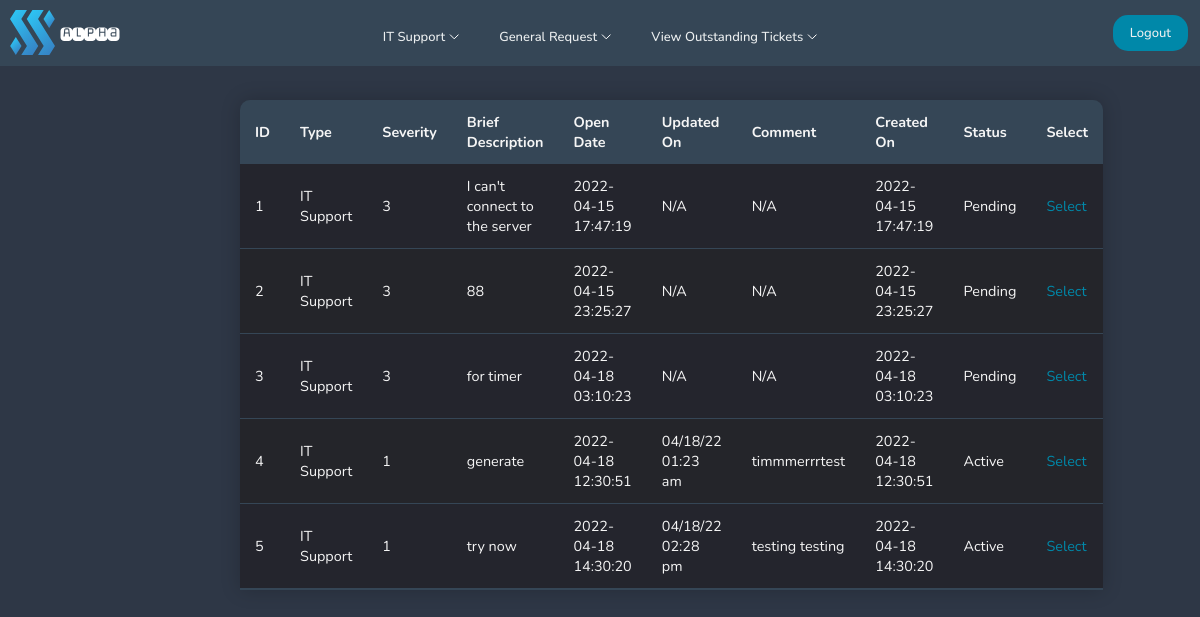
/pages/user-view-it-ticket.php (signed in), run on an earlier commit of the app's database.
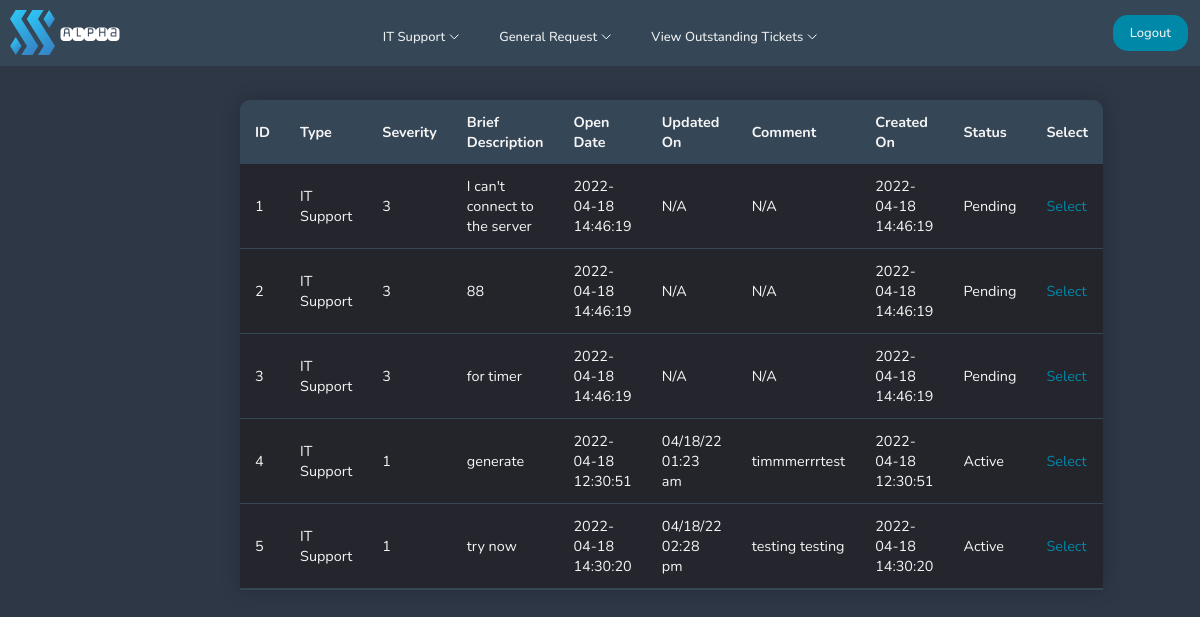
And on a later commit of the database.
### tables this page shows
CREATE TABLE "itticket" (
	"id"	INTEGER,
	"user"	INTEGER,
	"type"	TEXT,
	"severity"	TEXT,
	"brief"	INTEGER,
	"full"	TEXT,
	"createdon"	TEXT,
	"status"	TEXT,
	"comment"	TEXT,
	"updatedon"	TEXT,
	PRIMARY KEY("id"),
	FOREIGN KEY("severity") REFERENCES "itsupportservices"("id")
);

### pages/user-view-it-ticket.php (the view, shortened to what this page needs)
<!DOCTYPE html>
<html lang="en">
<head>
    <?php include'../navigation/userdashnavbar.php';
    require ('../config/dbcon.php'); ?>
    <link rel="stylesheet" href="../navigation/userdashnavbar.css">
    <link rel="stylesheet" href="../css/admintickettable.css">
    <link rel="stylesheet" href="../css/user-select-button.css">
</head>
<body bgcolor="#2E3746">
    <?php
    $user = $_SESSION['id'];
    $query = "SELECT * FROM itticket where user = $user";
    $statement = $conn->prepare($query);
    $statement->execute();
    $statement->setFetchMode(PDO::FETCH_OBJ);
    $result = $statement->fetchAll();
    ?>
    <table class="ticket-table">
        <thead>
        <tr>
            <th>ID</th>
            <th>Type</th>
            <th>Severity</th>
            <th>Brief Description</th>
            <th>Open Date</th>
            <th>Updated On</th>
            <th>Comment</th>
            <th>Created On</th>
            <th>Status</th>
            <th>Select</th>
        </tr>
        </thead>
        <?php foreach($result as $data) { ?>
            <tr>
                <td><?= $data->id; ?> </td>
                <td><?= $data->type; ?> </td>
                <td><?= $data->severity; ?> </td>
                <td><?= $data->brief; ?> </td>
                <td><?= $data->createdon ?> </td>
                <td><?= $data->updatedon; ?> </td>
                <td><?= $data->comment; ?> </td>
                <td><?= $data->createdon; ?> </td>
                <td><?= $data->status; ?> </td>
                <td>
                    <a style="text-decoration: none;" href="../pages/user-select-it-ticket.php?id=<?= $data->id; ?>" class="selectbutton">Select</a>
                </td>
            </tr>
            <?php
        }
        ?>
    </table>
</body>
</html>

### navigation/userdashnavbar.php (shortened to what this page needs)
<!DOCTYPE html>
    <head>
        <link rel="stylesheet" href="navigation/userdashnavbar.css">
    </head>
    <body>
        <header>
            <a class="logo" href="/"><img src="../images/logo.svg" width="45" height="45" alt="logo"></a>
            <a class="logo2" href="/"><img src="../images/alpha.svg" width="60" height="60" alt="logo"></a>
            <nav>
                <ul class="nav__links">
                    <li><a href="../pages/user-create-it.php">IT Support</a></li>
                    <li><a href="../pages/user-create-request.php">General Request</a></li>
                    <li><a class="viewticketbutton" href="../pages/user-ticket-type-selection.php">View Outstanding Tickets</a></li>
                </ul>
            </nav>
            <a class="cta" href="../pages/home.php">Logout</a>
        </header>
    </body>
</html>

### navigation/userdashnavbar.css (style rules this page uses)
* { box-sizing: border-box; margin: 0; padding: 0; }
header { width: 100%; top: 0; left: 0; position: fixed; z-index: 100; padding: 20px 10%; background-color: #354656 ; }
.logo { position: fixed; top: 10px; left: 10px; z-index: 9999; }
.logo2 { position: fixed; top: 4px; left: 60px; }
.nav__links a, .cta, .overlay__content a { display: flex; justify-content: center; font-family: "Nunito", sans-serif; font-size: small; font-weight: 500; color: #edf0f1; text-decoration: none; }
.nav__links a::after { content: url("../images/arrowdown.svg"); margin-left: 4px; }
.nav__links { list-style: none; display: flex; justify-content: center; padding-top: 8px; }
.nav__links li { padding: 0px 20px; }
.nav__links li a { transition: color 0.3s ease 0s; }
.cta { position: fixed; top: 15px; right: 12px; z-index: 9999; padding: 9px 17px; background-color: rgba(0, 136, 169, 1); border: none; border-radius: 15px; cursor: pointer; transition: background-color 0.3s ease 0s; }

### css/admintickettable.css (style rules this page uses)
* { box-sizing: border-box; font-family: "Nunito", sans-serif; }
.ticket-table { table-layout: fixed; margin-top: 100px; margin-left: 20%; margin-right: auto; margin-bottom: 0px; font-size: 0.9em; min-width: 70%; max-width: 70%; border-collapse: collapse; border-radius: 10px 10px 0 0; box-shadow: 0 0 20px rgba(0, 0 ,0, 0.20); overflow: hidden; }
.ticket-table thead tr { background-color: #354656; color: whitesmoke; text-align: left; font-weight: bold; }
.ticket-table th, .ticket-table td { max-width:180px; word-wrap:break-word; padding: 12px 15px; }
.ticket-table tbody tr { border-bottom: 1px solid #354656; color: whitesmoke; }
.ticket-table tbody tr:nth-of-type(even) { background-color: #24252a; }
.ticket-table tbody tr:nth-of-type(odd) { background-color: #24252d; }
.ticket-table tbody tr:last-of-type { border-bottom: 2px solid #354656; }
.ticket-table a { text-decoration : none; color: #0088a9; transition: color 0.3s ease 0s; }

### css/user-select-button.css (style rules this page uses)
.selectbutton { text-decoration : none; color: #0088a9; transition: color 0.3s ease 0s; }

What changed in the data, as far as the page shows it:
changed itticket "I can't connect to the server": createdon "2022-04-15 17:47:19" → "2022-04-18 14:46:19"
changed itticket id 2: createdon "2022-04-15 23:25:27" → "2022-04-18 14:46:19"
changed itticket "for timer": createdon "2022-04-18 03:10:23" → "2022-04-18 14:46:19"
